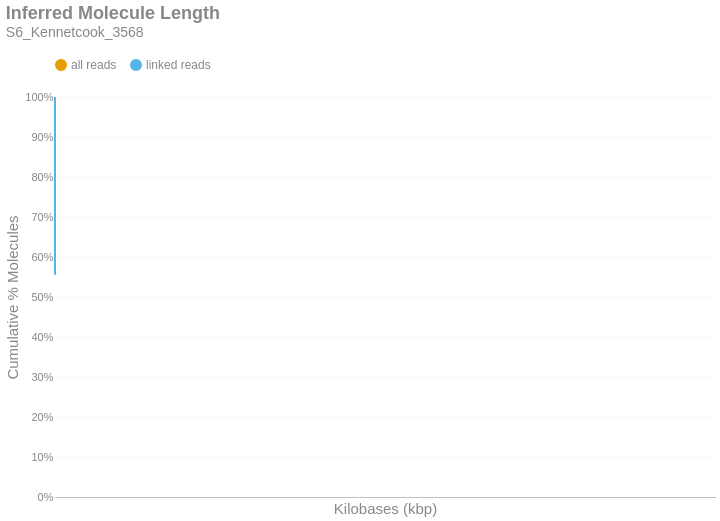

Source (notebook cell):
### Markdown cell above
### Inferred Molecule Length
This is the cumulative frequency distribution of molecule lengths inferred from the first and last alignment positions along a contig for all alignments associated with a single linked-read barcode on a given contig.There are two distributions: one with `all` the alignments (yellow) and another with only `linked reads` (blue). The percent of molecules in the `linked reads` distribution is relative to the total number of linked molecules.

### Code cell
if SKIPLR:
    print_html(f"Skipped")
else:
    binned_df = consolidated_hist(valids['length_inferred']/1000, mask, 10, True)
    binned_df = binned_df.with_columns(
        pl.when(pl.col('bin').cast(pl.Utf8) == '0').then(pl.lit('1')).otherwise(pl.col('bin').cast(pl.Utf8)).alias('bin')
    )
    with SafeRender(binned_df):
        (
            density_plot(binned_df, 'Inferred Molecule Length', samplename, 'inferredlen')
            .transform_calculate(bin_kb='datum.bin / 1000')
            .encode(
                x=alt.X('bin_kb:Q', title="Kilobases (kbp)").scale(type='log', padding=0).axis(labelAngle=-40),
                y=alt.Y('value:Q', title='Cumulative % Molecules')
                    .axis(format='%')
                    .stack(False)
                    .scale(domainMin=0, domainMax=1,padding=0),
                color=alt.Color("key:N").scale(domain = ["all reads", "linked reads"]),
                tooltip = [
                    alt.Tooltip("key:N", title = "Data Type"),
                    alt.Tooltip("range_label:N", title="Kilobases"),
                    alt.Tooltip("value:Q", format = ".2%", title="% Molecules (Cum.)")
                ]
            )
        ).display()

### Figure 1 — Vega-Lite specification as saved in the notebook (floating-point values rounded to 4 significant figures)
{"width": "container", "height": 400, "config": {"title": {"anchor": "start", "dy": -15, "fontSize": 18, "color": "#888888", "subtitleColor": "#888888", "subtitleFontSize": 14}, "arc": {"fill": "#0072B2"}, "axis": {"domainColor": "#888888", "domainWidth": 0.5, "gridWidth": 0.2, "grid": false, "titleFontWeight": 400, "titleFontSize": 15, "labelFontSize": 11, "labelColor": "#888888", "tickColor": "#888888", "tickWidth": 0.2, "titleColor": "#888888"}, "axisBand": {"grid": false}, "axisX": {"grid": true, "tickSize": 10, "domainCap": "round"}, "axisY": {"domain": false, "grid": true, "tickSize": 0, "domainCap": "round"}, "background": "transparent", "header": {"labelFontSize": 15, "labelColor": "#888888", "titleFontSize": 15, "titleFontWeight": 600, "titleColor": "#888888"}, "legend": {"labelFont": "sans-serif", "labelFontSize": 12, "labelColor": "#888888", "symbolSize": 100, "symbolType": "circle", "titleFontSize": 12, "titlePadding": 10, "titleColor": "#888888", "title": null, "orient": "top"}, "range": {"category": ["#E69F00", "#56B4E9", "#009E73", "#F0E442", "#0072B2", "#D55E00", "#CC79A7", "#000000"], "diverging": ["#cfe8f3", "#a2d4ec", "#73bfe2", "#46abdb", "#1696d2", "#12719e"]}, "area": {"fill": "#0072B2", "fillOpacity": 0.7, "line": true, "strokeOpacity": 0.7}, "line": {"color": "#0072B2", "stroke": "#0072B2", "strokeWidth": 2}, "trail": {"color": "#0072B2", "stroke": "#0072B2", "strokeWidth": 0, "size": 1}, "point": {"filled": true, "fillOpacity": 1.0, "size": 95}, "text": {"color": "#888888", "fontSize": 11, "align": "right", "fontWeight": 400, "size": 11}, "bar": {"fill": "#0072B2", "stroke": null}, "view": {"stroke": null, "continuousWidth": 660, "continuousHeight": 400}}, "data": {"name": "data-b0a3ceccfc271a82d6c8e223b1b49bd4"}, "mark": {"type": "line", "interpolate": "monotone", "point": {"opacity": 0, "size": 275}}, "encoding": {"color": {"field": "key", "scale": {"domain": ["all reads", "linked reads"]}, "type": "nominal"}, "tooltip": [{"field": "key", "title": "Data Type", "type": "nominal"}, {"field": "range_label", "title": "Kilobases", "type": "nominal"}, {"field": "value", "format": ".2%", "title": "% Molecules (Cum.)", "type": "quantitative"}], "x": {"axis": {"labelAngle": -40}, "field": "bin_kb", "scale": {"type": "log", "padding": 0}, "title": "Kilobases (kbp)", "type": "quantitative"}, "y": {"axis": {"format": "%"}, "field": "value", "scale": {"domainMin": 0, "domainMax": 1, "padding": 0}, "stack": false, "title": "Cumulative % Molecules", "type": "quantitative"}}, "params": [{"name": "param_c36ac31b6afebe62", "select": {"type": "point", "fields": ["key"]}, "bind": "legend"}], "title": {"text": "Inferred Molecule Length", "subtitle": "S6_Kennetcook_3568"}, "transform": [{"fold": ["all reads (cumsum)", "linked reads (cumsum)"]}, {"calculate": "replace(datum.key, ' (cumsum)', '')", "as": "key"}, {"filter": {"param": "param_c36ac31b6afebe62"}}, {"calculate": "datum.bin / 1000", "as": "bin_kb"}], "usermeta": {"embedOptions": {"downloadFileName": "S6_Kennetcook_3568.inferredlen"}}, "$schema": "https://vega.github.io/schema/vega-lite/v6.1.0.json", "datasets": {"data-b0a3ceccfc271a82d6c8e223b1b49bd4": [{"bin": "0.0", "interval": "0.0-10.0", "all reads": 0.8664, "linked reads": 0.5559, "all reads (cumsum)": 0.8664, "linked reads (cumsum)": 0.5559, "range_label": "0-9"}, {"bin": "10.0", "interval": "10.0-20.0", "all reads": 0.06436, "linked reads": 0.2132, "all reads (cumsum)": 0.9308, "linked reads (cumsum)": 0.7691, "range_label": "10-19"}, {"bin": "20.0", "interval": "20.0-30.0", "all reads": 0.03652, "linked reads": 0.1216, "all reads (cumsum)": 0.9673, "linked reads (cumsum)": 0.8908, "range_label": "20-29"}, {"bin": "30.0", "interval": "30.0-40.0", "all reads": 0.01902, "linked reads": 0.06345, "all reads (cumsum)": 0.9863, "linked reads (cumsum)": 0.9542, "range_label": "30-39"}, {"bin": "40.0", "interval": "40.0-50.0", "all reads": 0.008786, "linked reads": 0.02929, "all reads (cumsum)": 0.9951, "linked reads (cumsum)": 0.9835, "range_label": "40-49"}, {"bin": "50.0", "interval": "50.0-60.0", "all reads": 0.003097, "linked reads": 0.0104, "all reads (cumsum)": 0.9982, "linked reads (cumsum)": 0.9939, "range_label": "50-59"}, {"bin": "60.0", "interval": "60.0-70.0", "all reads": 0.001102, "linked reads": 0.003701, "all reads (cumsum)": 0.9993, "linked reads (cumsum)": 0.9976, "range_label": "60-69"}, {"bin": "70.0", "interval": "70.0-80.0", "all reads": 0.0004071, "linked reads": 0.001367, "all reads (cumsum)": 0.9997, "linked reads (cumsum)": 0.999, "range_label": "70-79"}, {"bin": "80.0", "interval": "80.0-90.0", "all reads": 0.0001634, "linked reads": 0.000549, "all reads (cumsum)": 0.9999, "linked reads (cumsum)": 0.9995, "range_label": "80-89"}, {"bin": "90.0", "interval": "90.0-100.0", "all reads": 7.577e-05, "linked reads": 0.0002547, "all reads (cumsum)": 0.9999, "linked reads (cumsum)": 0.9998, "range_label": "90-99"}, {"bin": "100.0", "interval": "100.0-110.0", "all reads": 3.211e-05, "linked reads": 0.0001079, "all reads (cumsum)": 1.0, "linked reads (cumsum)": 0.9999, "range_label": "100-109"}, {"bin": "110.0", "interval": "110.0-120.0", "all reads": 1.706e-05, "linked reads": 5.735e-05, "all reads (cumsum)": 1.0, "linked reads (cumsum)": 0.9999, "range_label": "110-119"}, {"bin": "120.0", "interval": "120.0-130.0", "all reads": 9.408e-06, "linked reads": 3.162e-05, "all reads (cumsum)": 1.0, "linked reads (cumsum)": 1.0, "range_label": "120-129"}, {"bin": "130.0", "interval": "130.0-140.0", "all reads": 4.767e-06, "linked reads": 1.602e-05, "all reads (cumsum)": 1.0, "linked reads (cumsum)": 1.0, "range_label": "130-139"}, {"bin": "140.0", "interval": "140.0-150.0", "all reads": 3.136e-06, "linked reads": 1.054e-05, "all reads (cumsum)": 1.0, "linked reads (cumsum)": 1.0, "range_label": "140-149"}, {"bin": "150.0", "interval": "150.0-160.0", "all reads": 1.254e-06, "linked reads": 4.217e-06, "all reads (cumsum)": 1.0, "linked reads (cumsum)": 1.0, "range_label": "150-159"}, {"bin": "160.0", "interval": "160.0-170.0", "all reads": 1.38e-06, "linked reads": 4.638e-06, "all reads (cumsum)": 1.0, "linked reads (cumsum)": 1.0, "range_label": "160-169"}, {"bin": "170.0", "interval": "170.0-180.0", "all reads": 3.763e-07, "linked reads": 1.265e-06, "all reads (cumsum)": 1.0, "linked reads (cumsum)": 1.0, "range_label": "170-179"}, {"bin": "180.0", "interval": "180.0-190.0", "all reads": 2.509e-07, "linked reads": 8.433e-07, "all reads (cumsum)": 1.0, "linked reads (cumsum)": 1.0, "range_label": "180-189"}, {"bin": "190.0", "interval": "190.0-200.0", "all reads": 0.0, "linked reads": 0.0, "all reads (cumsum)": 1.0, "linked reads (cumsum)": 1.0, "range_label": "190-199"}, {"bin": "200.0", "interval": "200.0-210.0", "all reads": 0.0, "linked reads": 0.0, "all reads (cumsum)": 1.0, "linked reads (cumsum)": 1.0, "range_label": "200-209"}, {"bin": "210.0", "interval": "210.0-220.0", "all reads": 1.254e-07, "linked reads": 4.217e-07, "all reads (cumsum)": 1.0, "linked reads (cumsum)": 1.0, "range_label": "210-219"}]}}
